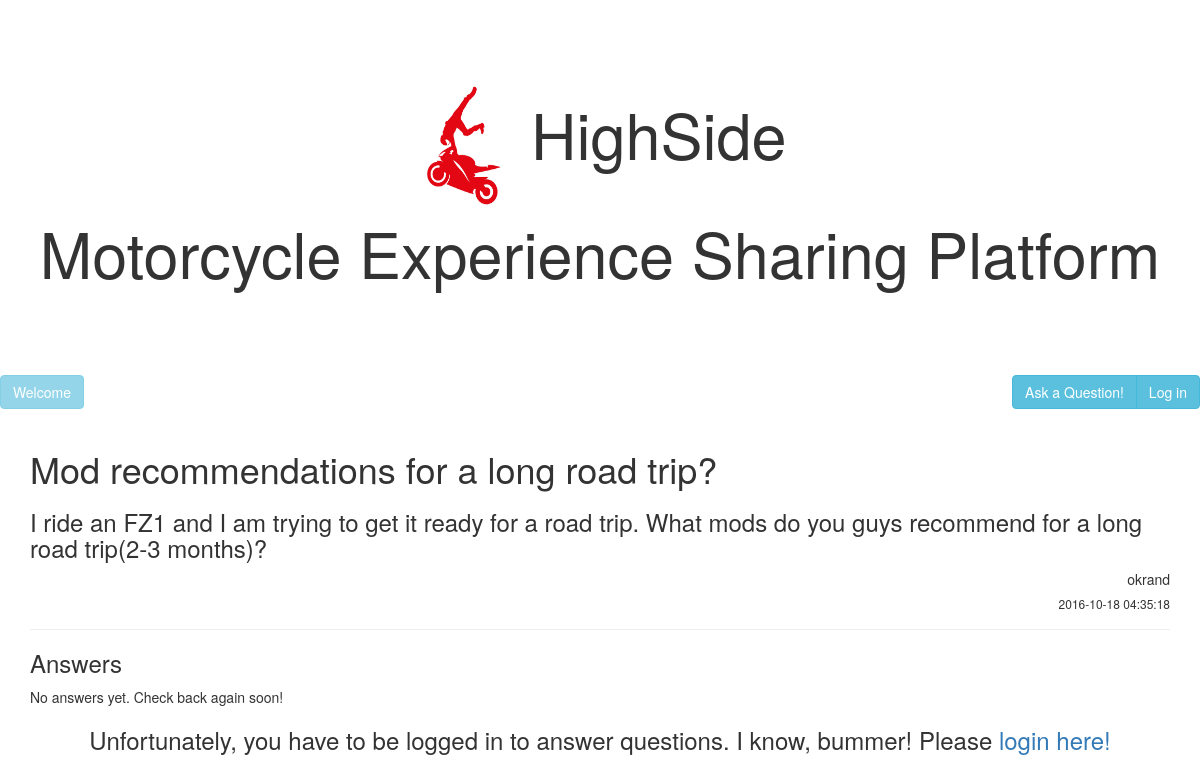
The page /question.php?QN=2 on the database its author committed.
### tables this page shows
CREATE TABLE `QUESTIONS` (
  `ID` int(11) NOT NULL AUTO_INCREMENT,
  `ASKER_ID` int(11) NOT NULL,  
  `QUESTION_TITLE` VARCHAR(60) NOT NULL,
  `QUESTION_PHRASE` VARCHAR(500) NOT NULL,
  `DATE_ASKED` datetime NOT NULL ,
  `TAG1` VARCHAR(20) NOT NULL,
  `TAG2` VARCHAR(20),
  `TAG3` VARCHAR(20),
  `ANSWER_ID` int(11) NOT NULL DEFAULT '0',
  `POINTS` int(11) NOT NULL DEFAULT '0',
    PRIMARY KEY (`ID`)
);

CREATE TABLE `USERS` (
  `ID` int(11) NOT NULL AUTO_INCREMENT,
  `USERNAME` VARCHAR(20) NOT NULL,
  `PASSWORD` VARCHAR(100) NOT NULL,
  `KARMA_POINTS` int(11) NOT NULL DEFAULT '0',
  `LAST_ACTIVE` datetime NOT NULL,
    PRIMARY KEY (`ID`)
);

### thingsandstuff.php (called while the page is built, shortened)
<?php
function sqlcommand($query, $qtype){
    $queryComplete = false;
    $servername = "localhost";
    $dbusername = "admin";
    $dbpassword = "M0n@rch$";
    $dbname = "HighSide";
    $conn = new mysqli($servername, $dbusername, $dbpassword, $dbname);
    $result = $conn->query($query);
    if ($qtype == "SELECT"){
        if ($result->num_rows > 0 ){
            return $result;
        }
        else
            return $queryComplete;
    }
    else{
            $queryComplete=true;
            return $queryComplete;
    }
}
?>

### question.php (the view, shortened to what this page needs)
<?php
include_once "thingsandstuff.php";
?>
<!DOCTYPE html>
<html>
<head>
<link rel="stylesheet" href="https://maxcdn.bootstrapcdn.com/bootstrap/3.3.7/css/bootstrap.min.css">
</head>
<body>
   <header class="jumbotron text-center" style="background-color:white;">
        <h1>
        <a href="index.php">
        <img src="highside-logo.jpg" alt="HighSide" style="width:100px;height:150px;">
        </a>
        HighSide<br>Motorcycle Experience Sharing Platform </h1>
	</header>
    <div class="topMenu">
		<table cellpadding="0" cellspacing="0" border="0" width="100%" align="center">
				<tr>
                    <div class="btn-group pull-left">
                        <?php
                        echo '<label class="btn btn-info disabled">Welcome ' . $_SESSION["userName"].' ' . '<span class="badge">' . $_SESSION["K_Points"] . '</span></label>';
                        ?>
                    </div>
                    <div class="btn-group pull-right" >
						<a href="ask.php" class="btn btn-info"> Ask a Question!</a>
                    <?php
                    if ($_SESSION["loggedIn"] != true)
					   echo '<a href="login.php" class="btn btn-info" role="button"> Log in</a>';
                    else
                        echo '<a href="login.php" class="btn btn-info" role="button"> Log out</a>';
                    ?>
                    </div>
		</table>
	</div>
    <div class="container">
    <?php
    $query = "SELECT * FROM QUESTIONS WHERE ID =".$_SESSION["QNumber"].";";
    $sqlresult = sqlcommand($query, "SELECT");
    $sqlresult = $sqlresult->fetch_assoc();
    $qTitle = $sqlresult["QUESTION_TITLE"];
    $qPhrase = $sqlresult["QUESTION_PHRASE"];
    $qDate = $sqlresult["DATE_ASKED"];
    $qAsker = $sqlresult["ASKER_ID"];
    $answerID = $sqlresult["ANSWER_ID"];
    $query = "SELECT * FROM USERS WHERE ID =" . $qAsker . ";";
    $sqlresult = sqlcommand($query, "SELECT");
    $sqlresult = $sqlresult->fetch_assoc();
    $qAsker = $sqlresult["USERNAME"];
    echo '<div class="page-header">';
    echo '<h1>' . $qTitle . '</h1>';
    echo '<h3>' . $qPhrase . '</h3>';
    echo '<h5 align="right">' . $qAsker . '</h5>';
    echo '<h6 align="right">' . $qDate . '</h6>';
    echo '</div>';
    echo "<h3 align='left'>Answers</h3>";
    $query = "SELECT * FROM ANSWERS WHERE ID <> " . $answerID . " AND QUEST_ID =".$_SESSION["QNumber"].";";
    $result = sqlcommand($query, "SELECT");
    if ($result == false){
        echo "No answers yet. Check back again soon!\n";
    }
    ?>
    </div>
    <?php
	if ($_SESSION["loggedIn"] != true)
	{
		echo "<h3 align='center'>Unfortunately, you have to be logged in to answer questions. I know, bummer! Please ";
		echo '<a href="./login.php">login here!</a></h3>';
	}
    ?>
</body>
</html>

### rows shown on the page
questions: QUESTION_TITLE "Mod recommendations for a long road trip?", QUESTION_PHRASE "I ride an FZ1 and I am trying to get it ready for a road trip. What mods do you guys recommend for a long road trip(2-3 months)?", DATE_ASKED "2016-10-18 04:35:18"
users: USERNAME "okrand"
